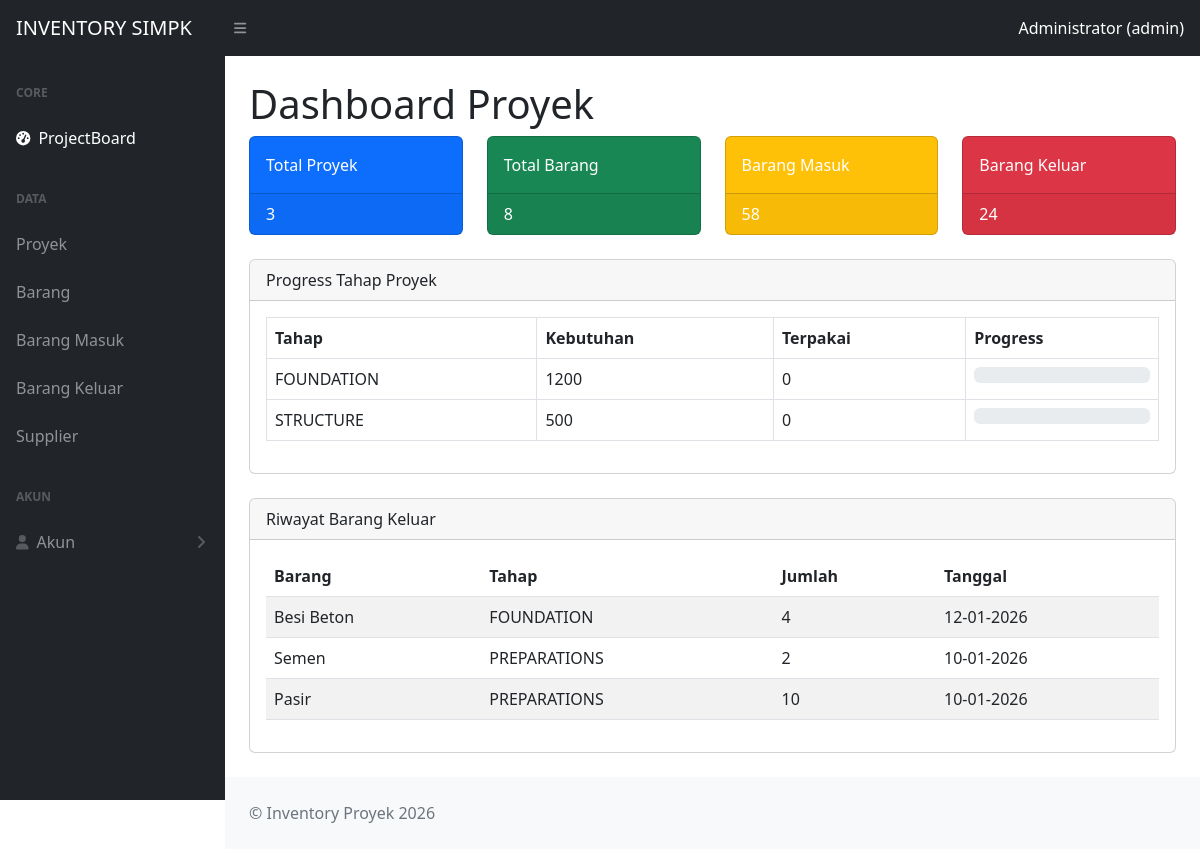
/dashboard.php (signed in), run on the app's committed database.
### tables this page shows
CREATE TABLE `tahap_proyek` (
  `id_tahap` int(11) NOT NULL,
  `nama_tahap` varchar(50) NOT NULL
);

CREATE TABLE `barang_keluar` (
  `id_keluar` int(11) NOT NULL,
  `id_barang` int(11) NOT NULL,
  `id_proyek` int(11) NOT NULL,
  `jumlah` int(11) NOT NULL,
  `tanggal` date NOT NULL,
  `id_tahap` int(11) DEFAULT NULL
);

CREATE TABLE `barang` (
  `id_barang` int(11) NOT NULL,
  `nama_barang` varchar(100) NOT NULL,
  `kategori` varchar(50) DEFAULT NULL,
  `satuan` varchar(20) DEFAULT NULL,
  `stok` int(11) DEFAULT 0,
  `harga` decimal(12,2) DEFAULT 0.00
);

### dashboard.php (the view, shortened to what this page needs)
<?php
require_once __DIR__ . '/config/koneksi.php';
$id_proyek = $_SESSION['id_proyek'] ?? 1;
$total_proyek = mysqli_fetch_assoc(mysqli_query($conn, "SELECT COUNT(*) total FROM proyek"))['total'];
$total_barang = mysqli_fetch_assoc(mysqli_query($conn, "SELECT COUNT(*) total FROM barang"))['total'];
$barang_masuk = mysqli_fetch_assoc(mysqli_query($conn, "SELECT IFNULL(SUM(jumlah),0) total FROM barang_masuk"))['total'];
$barang_keluar = mysqli_fetch_assoc(mysqli_query($conn, "SELECT IFNULL(SUM(jumlah),0) total FROM barang_keluar"))['total'];
$progress = mysqli_query($conn, "
    SELECT
        tp.id_tahap,
        tp.nama_tahap,
        SUM(kp.jumlah_kebutuhan) AS total_kebutuhan,
        IFNULL(SUM(bk.jumlah), 0) AS total_terpakai,
        ROUND(
            IFNULL(SUM(bk.jumlah), 0)
            / NULLIF(SUM(kp.jumlah_kebutuhan), 0) * 100
        ) AS persen
    FROM kebutuhan_proyek kp
    JOIN tahap_proyek tp ON kp.id_tahap = tp.id_tahap
    LEFT JOIN barang_keluar bk
        ON bk.id_proyek = kp.id_proyek
        AND bk.id_barang = kp.id_barang
        AND bk.id_tahap = kp.id_tahap
    WHERE kp.id_proyek = $id_proyek
    GROUP BY tp.id_tahap, tp.nama_tahap
");
$log = mysqli_query($conn, "
    SELECT b.nama_barang, bk.jumlah, bk.tanggal, tp.nama_tahap
    FROM barang_keluar bk
    JOIN barang b ON bk.id_barang = b.id_barang
    JOIN tahap_proyek tp ON bk.id_tahap = tp.id_tahap
    WHERE bk.id_proyek = $id_proyek
    ORDER BY bk.tanggal DESC
    LIMIT 10
");
?>
<!DOCTYPE html>
<html lang="en">
<head>
<link href="https://cdn.jsdelivr.net/npm/simple-datatables@7.1.2/dist/style.min.css" rel="stylesheet">
<link href="css/styles.css" rel="stylesheet">
</head>
<body class="sb-nav-fixed">
<nav class="sb-topnav navbar navbar-expand navbar-dark bg-dark">
    <a class="navbar-brand ps-3" href="dashboard.php">INVENTORY SIMPK</a>
    <button class="btn btn-link btn-sm order-1 order-lg-0 me-4" id="sidebarToggle">
        <i class="fas fa-bars"></i>
    </button>
    <div class="ms-auto text-white me-3">
        <?= $_SESSION['nama'] ?? 'User'; ?> (<?= $_SESSION['role'] ?? 'user'; ?>)
    </div>
</nav>
<div id="layoutSidenav">
<div id="layoutSidenav_nav">
<nav class="sb-sidenav accordion sb-sidenav-dark" id="sidenavAccordion">
<div class="sb-sidenav-menu">
<div class="nav">
<div class="sb-sidenav-menu-heading">Core</div>
<a class="nav-link active" href="dashboard.php">
    <div class="sb-nav-link-icon"><i class="fas fa-tachometer-alt"></i></div>
    ProjectBoard
</a>
<div class="sb-sidenav-menu-heading">Data</div>
<a class="nav-link" href="proyek.php">Proyek</a>
<a class="nav-link" href="barang.php">Barang</a>
<a class="nav-link" href="masuk.php">Barang Masuk</a>
<a class="nav-link" href="keluar.php">Barang Keluar</a>
<a class="nav-link" href="supplier.php">Supplier</a>
<div class="sb-sidenav-menu-heading">Akun</div>
<a class="nav-link collapsed" href="#"
   data-bs-toggle="collapse"
   data-bs-target="#collapseAuth">
   <div class="sb-nav-link-icon"><i class="fas fa-user"></i></div>
   Akun
   <div class="sb-sidenav-collapse-arrow"><i class="fas fa-angle-down"></i></div>
</a>
</div>
</div>
</nav>
</div>
<div id="layoutSidenav_content">
<main class="container-fluid px-4">
<h1 class="mt-4">Dashboard Proyek</h1>
<div class="row">
<div class="col-md-3"><div class="card bg-primary text-white mb-4"><div class="card-body">Total Proyek</div><div class="card-footer"><?= $total_proyek ?></div></div></div>
<div class="col-md-3"><div class="card bg-success text-white mb-4"><div class="card-body">Total Barang</div><div class="card-footer"><?= $total_barang ?></div></div></div>
<div class="col-md-3"><div class="card bg-warning text-white mb-4"><div class="card-body">Barang Masuk</div><div class="card-footer"><?= $barang_masuk ?></div></div></div>
<div class="col-md-3"><div class="card bg-danger text-white mb-4"><div class="card-body">Barang Keluar</div><div class="card-footer"><?= $barang_keluar ?></div></div></div>
</div>
<div class="card mb-4">
    <div class="card-header">Progress Tahap Proyek</div>
    <div class="card-body">
        <table class="table table-bordered">
            <thead>
                <tr>
                    <th>Tahap</th>
                    <th>Kebutuhan</th>
                    <th>Terpakai</th>
                    <th>Progress</th>
                </tr>
            </thead>
            <tbody>
                <?php while ($p = mysqli_fetch_assoc($progress)) { ?>
                <tr>
                    <td><?= $p['nama_tahap'] ?></td>
                    <td><?= $p['total_kebutuhan'] ?></td>
                    <td><?= $p['total_terpakai'] ?></td>
                    <td>
                        <div class="progress">
                        </div>
                    </td>
                </tr>
                <?php } ?>
            </tbody>
        </table>
    </div>
</div>
<div class="card mb-4">
<div class="card-header">Riwayat Barang Keluar</div>
<div class="card-body">
<table class="table table-striped">
<thead><tr><th>Barang</th><th>Tahap</th><th>Jumlah</th><th>Tanggal</th></tr></thead>
<tbody>
<?php while ($l = mysqli_fetch_assoc($log)) { ?>
<tr>
<td><?= $l['nama_barang'] ?></td>
<td><?= $l['nama_tahap'] ?></td>
<td><?= $l['jumlah'] ?></td>
<td><?= date('d-m-Y', strtotime($l['tanggal'])) ?></td>
</tr>
<?php } ?>
</tbody>
</table>
</div>
</div>
</main>
<footer class="py-4 bg-light mt-auto">
<div class="container-fluid px-4">
<div class="text-muted">© Inventory Proyek 2026</div>
</div>
</footer>
</div>
</div>
</body>
</html>

### data on the page
tahap_proyek: nama_tahap "FOUNDATION", total_kebutuhan "1200", total_terpakai "0"
tahap_proyek: nama_tahap "STRUCTURE", total_kebutuhan "500", total_terpakai "0"
barang_keluar: id_barang.nama_barang "Besi Beton", id_tahap.nama_tahap "FOUNDATION", jumlah "4", tanggal "12-01-2026"
barang_keluar: id_barang.nama_barang "Semen", id_tahap.nama_tahap "PREPARATIONS", jumlah "2", tanggal "10-01-2026"
barang_keluar: id_barang.nama_barang "Pasir", id_tahap.nama_tahap "PREPARATIONS", jumlah "10", tanggal "10-01-2026"

### other printed values
$_SESSION['nama'] "Administrator"
$_SESSION['role'] "admin"
$total_proyek "3"
$total_barang "8"
$barang_masuk "58"
$barang_keluar "24"
